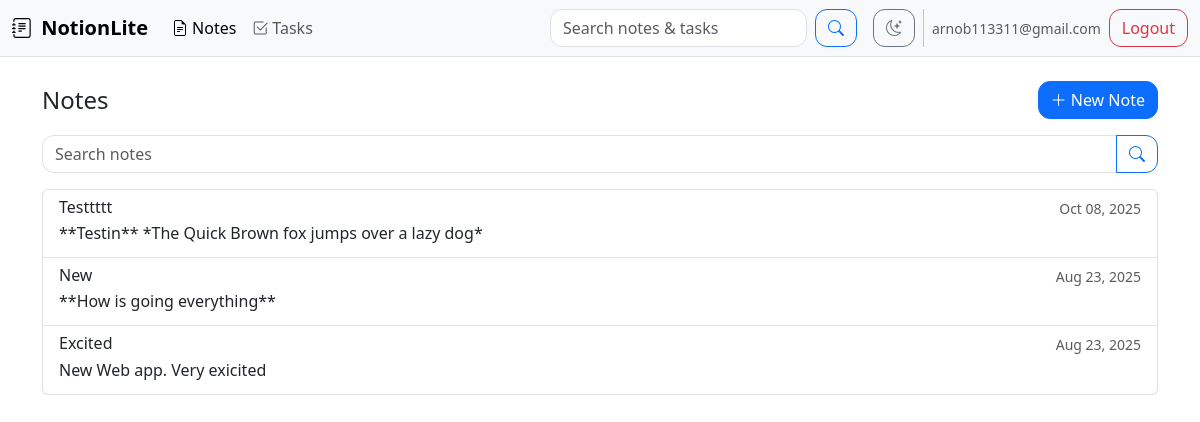
The app's page /notes (signed in) with its own data.
### app/models.py (models this page shows, shortened)
class User(UserMixin, db.Model):
    id = db.Column(db.Integer, primary_key=True)
    email = db.Column(db.String(120), unique=True, nullable=False)
    password_hash = db.Column(db.String(256), nullable=False)
    created_at = db.Column(db.DateTime, default=datetime.utcnow)
    notes = db.relationship("Note", backref="user", lazy=True, cascade="all, delete-orphan")
    tasks = db.relationship("Task", backref="user", lazy=True, cascade="all, delete-orphan")

class Note(db.Model):
    id = db.Column(db.Integer, primary_key=True)
    title = db.Column(db.String(200), default="Untitled")
    content = db.Column(db.Text, default="")  # Markdown supported via SimpleMDE in UI
    created_at = db.Column(db.DateTime, default=datetime.utcnow)
    updated_at = db.Column(db.DateTime, default=datetime.utcnow, onupdate=datetime.utcnow)
    user_id = db.Column(db.Integer, db.ForeignKey("user.id"), nullable=False)

### app/routes.py (the view)
@main_bp.route("/notes")
@login_required
def notes():
    q = request.args.get("q","").strip()
    query = Note.query.filter_by(user_id=current_user.id).order_by(Note.updated_at.desc())
    if q:
        like = f"%{q}%"
        query = query.filter(or_(Note.title.ilike(like), Note.content.ilike(like)))
    notes = query.all()
    return render_template("notes.html", notes=notes, q=q)

### app/models.py (called while the page is built)
@login_manager.user_loader
def load_user(user_id):
    return User.query.get(int(user_id))

### app/templates/notes.html
{% extends "base.html" %}
{% block content %}
<div class="d-flex justify-content-between align-items-center mb-3">
  <h4 class="mb-0">Notes</h4>
  <div>
    <a class="btn btn-primary" href="{{ url_for('main.note_new') }}"><i class="bi bi-plus-lg"></i> New Note</a>
  </div>
</div>
<form class="mb-3" method="get">
  <div class="input-group">
    <input type="text" name="q" class="form-control" placeholder="Search notes" value="{{ q or '' }}">
    <button class="btn btn-outline-primary"><i class="bi bi-search"></i></button>
  </div>
</form>
{% if create or edit %}
  <div class="card shadow-sm">
    <div class="card-body">
      <form method="post">
        {{ form.hidden_tag() }}
        <div class="mb-3">
          {{ form.title.label(class_="form-label") }}
          {{ form.title(class_="form-control", placeholder="Note title") }}
        </div>
        <div class="mb-3">
          {{ form.content.label(class_="form-label") }}
          {{ form.content(class_="form-control", id="md-editor") }}
        </div>
        {{ form.submit(class_="btn btn-primary") }}
        <a href="{{ url_for('main.notes') }}" class="btn btn-secondary">Cancel</a>
        {% if edit and note %}
        <form class="d-inline float-end" method="post" action="{{ url_for('main.note_delete', note_id=note.id) }}">
          {{ csrf_token() }}
          <button class="btn btn-outline-danger"><i class="bi bi-trash"></i> Delete</button>
        </form>
        {% endif %}
      </form>
    </div>
  </div>
  <script>
    // Initialize SimpleMDE on the content textarea
    const textarea = document.getElementById('md-editor');
    if (textarea) {
      new SimpleMDE({ element: textarea, spellChecker: false, status: false });
    }
  </script>
{% else %}
  {% if notes %}
    <div class="list-group">
      {% for n in notes %}
      <a class="list-group-item list-group-item-action" href="{{ url_for('main.note_edit', note_id=n.id) }}">
        <div class="d-flex w-100 justify-content-between">
          <h6 class="mb-1">{{ n.title or 'Untitled' }}</h6>
          <small class="text-muted">{{ n.updated_at.strftime('%b %d, %Y') }}</small>
        </div>
        <p class="mb-1 text-truncate">{{ n.content|striptags }}</p>
      </a>
      {% endfor %}
    </div>
  {% else %}
    <div class="text-muted">No notes found.</div>
  {% endif %}
{% endif %}
{% endblock %}

### app/templates/base.html (shortened to what this page needs)
{% macro active(endpoint) -%}
{{ 'active' if request.endpoint and request.endpoint.startswith(endpoint) else '' }}
{%- endmacro %}
<!doctype html>
<html lang="en" data-bs-theme="light">
  <head>
    <link href="https://cdn.jsdelivr.net/npm/bootstrap@5.3.3/dist/css/bootstrap.min.css" rel="stylesheet">
    <link href="https://cdn.jsdelivr.net/npm/bootstrap-icons@1.11.3/font/bootstrap-icons.css" rel="stylesheet">
    <link rel="stylesheet" href="{{ url_for('static', filename='css/styles.css') }}">
    <link rel="stylesheet" href="https://cdn.jsdelivr.net/simplemde/latest/simplemde.min.css">
  </head>
  <body>
    <nav class="navbar navbar-expand-lg border-bottom sticky-top bg-body-tertiary">
      <div class="container-fluid">
        <a class="navbar-brand fw-bold" href="{{ url_for('main.dashboard') }}">
          <i class="bi bi-journal-text me-1"></i> NotionLite
        </a>
        <div class="collapse navbar-collapse" id="nav">
          <ul class="navbar-nav me-auto mb-2 mb-lg-0">
            <li class="nav-item"><a class="nav-link {{ active('main.notes') }}" href="{{ url_for('main.notes') }}"><i class="bi bi-file-earmark-text me-1"></i>Notes</a></li>
            <li class="nav-item"><a class="nav-link {{ active('main.tasks') }}" href="{{ url_for('main.tasks') }}"><i class="bi bi-check2-square me-1"></i>Tasks</a></li>
          </ul>
          <form class="d-flex me-3" role="search" action="{{ url_for('main.dashboard') }}">
            <input class="form-control me-2" type="search" name="q" placeholder="Search notes & tasks" value="{{ request.args.get('q','') }}">
            <button class="btn btn-outline-primary" type="submit"><i class="bi bi-search"></i></button>
          </form>
          <div class="d-flex align-items-center gap-2">
            <button id="themeToggle" class="btn btn-outline-secondary" title="Toggle theme"><i class="bi bi-moon-stars"></i></button>
            <span class="small text-muted d-none d-md-inline">{{ current_user.email }}</span>
            <a class="btn btn-outline-danger" href="{{ url_for('auth.logout') }}">Logout</a>
          </div>
        </div>
      </div>
    </nav>
    <main class="container py-4">
      {% block content %}{% endblock %}
    </main>
  </body>
</html>

### app/static/styles.css (style rules this page uses)
body { -webkit-font-smoothing: antialiased; -moz-osx-font-smoothing: grayscale; }
.navbar .btn { white-space: nowrap; }
.list-group-item-action { cursor: pointer; }
.btn { border-radius: 0.75rem; }
.form-control, .form-select { border-radius: 0.75rem; }

### records on screen
User: email "arnob113311@gmail.com"
Note: title "Testtttt", updated_at "Oct 08, 2025", content "**Testin** *The Quick Brown fox jumps over a lazy dog*"
Note: title "New", updated_at "Aug 23, 2025", content "**How is going everything**"
Note: title "Excited", updated_at "Aug 23, 2025", content "New Web app. Very exicited"
